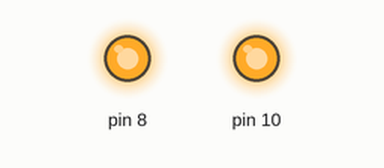
This sketch was run on a simulated Arduino Uno, built with avr-gcc and run on an emulated ATmega328P. Parts: output pins drawn as LEDs (lit = HIGH). What the sketch prints to the serial monitor is not drawn.

Above: at 0.05 s.
At 9.95 s:
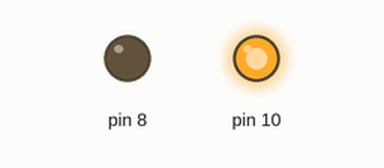
At 14.95 s:
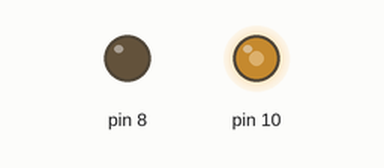
At 19.95 s:
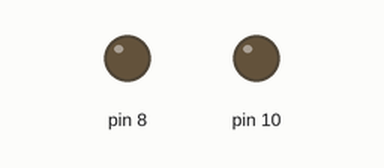
Timing chart, 0 to 26.0 s (numbered marks = the images above):
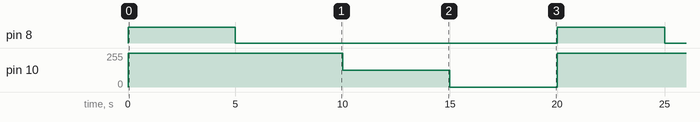

The sketch:

SumoProject.ino
```cpp
#include "MotorHandler.h"
MotorHandler motorTest(8, 9, 10);

void setup() {
	Serial.begin(9600);
	Serial.print("STARTING");
}

void loop() {
	motorTest.setForward();
	motorTest.setSpeed(100);
	delay(5000);
	motorTest.setReverse();
	delay(5000);
	motorTest.setSpeed(50);
	delay(5000);
	motorTest.stop();
	delay(5000);
}
```

MotorHandler.cpp
```cpp
/*
 * MotorHandler.cpp
 *
 *  Created on: Aug 15, 2016
 *      Author: Alex
 */

#include "Arduino.h"
#include "MotorHandler.h"

MotorHandler::MotorHandler(int logicPin1, int logicPin2, int pwmPin) {
	this->logicPin1 = logicPin1;
	this->logicPin2 = logicPin2;
	this->pwmPin = pwmPin;

	pinMode(logicPin1, OUTPUT);
	pinMode(logicPin1, OUTPUT);
	pinMode(pwmPin, OUTPUT);
}

MotorHandler::~MotorHandler() {
}

void MotorHandler::setSpeed(int percentage) {
	// To be safe, if this code was used with a negative or a
	// value higher than 100, it'll return with a warning. It
	// also doesn't allow 0, stopping should be done with stop()
	if (percentage <= 0 || percentage > 100) {
		Serial.println(
				"WARNING: Speed percentage was set at a value out of the range of 1-100");
		return;
	}

	// This gets the percentage value in terms of the MAX_PWM,
	// (which is 255). So 100% as our input should define as
	// 255. 50% should be defined as 127 (and not 127.5) and so on.
	int pwmValue = (percentage / 100.0) * MAX_PWM;
	analogWrite(pwmPin, pwmValue);
}

// As per the description of the Motor Controller, setting
// LOW to both logic pins will stop the motor.
void MotorHandler::stop() {
	digitalWrite(logicPin1, LOW);
	digitalWrite(logicPin2, LOW);
	analogWrite(pwmPin, 0);
}

// This may end up going the other way, if such a thing happens,
// the user needs to switch the logic pins in the constructor as
// the code can not guess how the motor is connected!
void MotorHandler::setForward() {
	digitalWrite(logicPin1, HIGH);
	digitalWrite(logicPin2, LOW);
}

// Same as setForward(), switching the logic pins in the constructor
// will correct any issues.
void MotorHandler::setReverse() {
	digitalWrite(logicPin1, LOW);
	digitalWrite(logicPin2, HIGH);
}
```

MotorHandler.h
```cpp
#ifndef MOTORHANDLER_H_
#define MOTORHANDLER_H_

// The motor handler class is used for creating a motor object to
// easily tell it things to do. This is to avoid having to manually
// write these digital writes every time you want the motor to do
// 'something', but this also has the benefit of controlling several
// motors easily.
class MotorHandler {
	public:
		/**
		 * Intializes a Motor object.
		 * Takes in the logic pins and pwm pins of the motor.
		 */
		MotorHandler(int logicPin1, int logicPin2, int pwmPin);
		virtual ~MotorHandler();

		/**
		 * Sets both motor states to LOW, stopping the motor.
		 */
		void stop();

		/**
		 * Sets the speed of the motor to run.
		 * Takes in a percentage between 0-100 (not 0)
		 */
		void setSpeed(int percentage);

		/**
		 * Sets the motor state to forward
		 */
		void setForward();

		/**
		 * Sets the motor state to reverse
		 */
		void setReverse();
	private:
		int logicPin1;
		int logicPin2;
		int pwmPin;
		const int MAX_PWM = 255;
};

#endif /* MOTORHANDLER_H_ */
```

UltraSonicHandler.cpp
```cpp
/*
 * UltraSonicHandler.cpp
 *
 *  Created on: Aug 13, 2016
 *      Author: Alex
 */

#include "UltraSonicHandler.h"
#include "Arduino.h"

UltraSonicHandler::UltraSonicHandler(int trigPin, int echoPin) {
	this->trigPin = trigPin;
	this->echoPin = echoPin;

	pinMode(trigPin, OUTPUT);
	pinMode(echoPin, INPUT);

}

UltraSonicHandler::~UltraSonicHandler() {
}

// This gets a distance that we convert to -1 if it's over our threshold.
// As of right now, it's considered 'less' accurate than our
// averagedDistance method.
long UltraSonicHandler::getDistance() {
	// Send a sound pulse out
	sendPulse();
	long distance = getRawDistance();

	if (distance > DISTANCE_THRESHOLD) {
		distance = -1;
	}

	return distance;
}

// This method is used if we want to be 'somewhat' more accurate and send out
// many pulses and average them out. Anything that is over our
// distance_threshold is essentially considered an outlier and not included in
// our final calculation for average. This is suppose to be more accurate, but
// it could also be pointless math that doesn't help!
long UltraSonicHandler::getAveragedDistance(int amount) {
	int successfulCount = 0;
	double totalDistance = 0;

	for (int i = 0; i < amount; i++) {
		sendPulse();
		long distance = getRawDistance();

		if (distance > DISTANCE_THRESHOLD) {
			continue;
		}

		successfulCount += 1;
		totalDistance += distance;
	}

	long averagedDistance;

	if (successfulCount == 0) {
		averagedDistance = -1;
	} else {
		averagedDistance = totalDistance / successfulCount;
	}

	return averagedDistance;
}

// This sends a pulse with the ultra sonic sensor.
void UltraSonicHandler::sendPulse() {
	digitalWrite(trigPin, LOW);
	delayMicroseconds(SMALL_PULSE_DELAY);
	digitalWrite(trigPin, HIGH);
	delayMicroseconds(LARGE_PULSE_DELAY);
	digitalWrite(trigPin, LOW);
}

// This returns a raw distance, we don't convert or play with it's value at all
long UltraSonicHandler::getRawDistance() {
	long duration = pulseIn(echoPin, HIGH);

	// We need the time it took to get to the object, so we divide path time by 2.
	duration = duration / 2;
	long distance = duration / SPEED_OF_LIGHT_CM_CONVERSION;

	return distance;
}
```

UltraSonicHandler.h
```cpp
/*
 * UltraSonicHandler.h
 *
 *  Created on: Aug 13, 2016
 *      Author: Alex
 */

#ifndef COMPONENT_HANDLER_ULTRASONIC_ULTRASONICHANDLER_H_
#define COMPONENT_HANDLER_ULTRASONIC_ULTRASONICHANDLER_H_

class UltraSonicHandler {
	public:
		/**
		 * Intializes a Ultra Sonic Sensor
		 * Takes in the int value of the trig and echo pins.
		 */
		UltraSonicHandler(int trigPin, int echoPin);
		virtual ~UltraSonicHandler();

		/**
		 * Sends a pulse and translates the data into distance
		 * Returns the distance in cm (-1 if greater than the threshold)
		 */
		long getDistance();

		/**
		 * Sends out several pulses and averages the results.
		 * Takes in the amount of times to iterate
		 * Returns averaged distance in cm (-1 if greater than threshold)
		 */
		long getAveragedDistance(int amount);

		/**
		 * Sends out a pulse and returns the data
		 * Returns unaltered cm distance.
		 */
		long getRawDistance();

		/**
		 * Sends out a pulse
		 * Probably wouldn't be used typically by itself.
		 */
		void sendPulse();
	private:
		int trigPin;
		int echoPin;
		const int SMALL_PULSE_DELAY = 5;
		const int LARGE_PULSE_DELAY = 10;
		const float SPEED_OF_LIGHT_CM_CONVERSION = 29.1;
		const int DISTANCE_THRESHOLD = 50;
};

#endif /* COMPONENT_HANDLER_ULTRASONIC_ULTRASONICHANDLER_H_ */
```

Measured:
- by itself, pin 8: alternates HIGH for 5.0 s and LOW for 15.0 s
- by itself, pin 10: repeats every 20.0 s: 127/255 5.0 s, 0/255 5.0 s, 255/255 10.0 s
